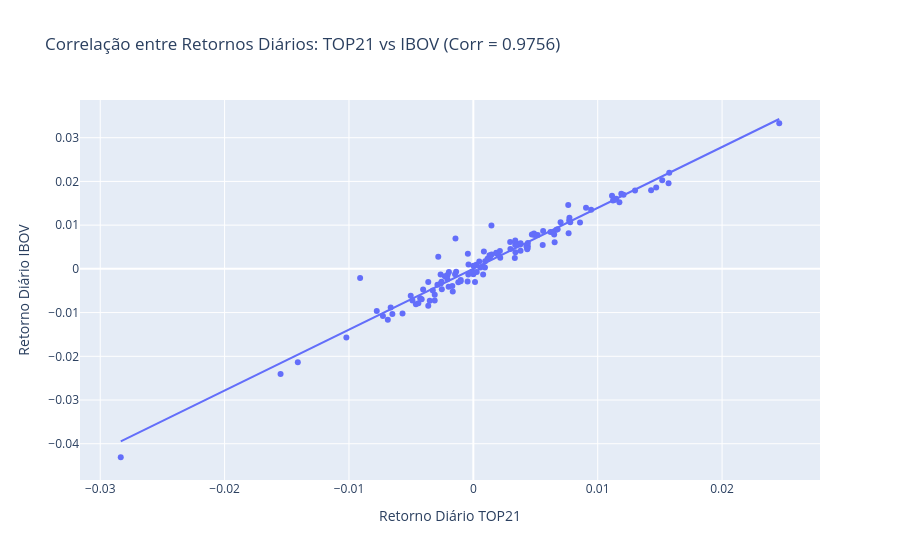

Notebook code for this chart:
### Code cell
# Calcular correlação entre retornos diários do TOP21 e IBOV
# Combinar retornos em um DataFrame
df_retornos_combinados = pd.DataFrame({
    'TOP21': retorno_top21,
    'IBOV': retorno_ibov
}).dropna()

correlacao = df_retornos_combinados['TOP21'].corr(df_retornos_combinados['IBOV'])
print(f"Correlação de Pearson entre retornos diários do TOP21 e IBOV: {correlacao:.4f}")

# Gráfico scatter plot com linha de regressão
import plotly.express as px

fig_corr = px.scatter(df_retornos_combinados, x='TOP21', y='IBOV', trendline='ols',
                      title=f'Correlação entre Retornos Diários: TOP21 vs IBOV (Corr = {correlacao:.4f})',
                      labels={'TOP21': 'Retorno Diário TOP21', 'IBOV': 'Retorno Diário IBOV'})
fig_corr.show()
